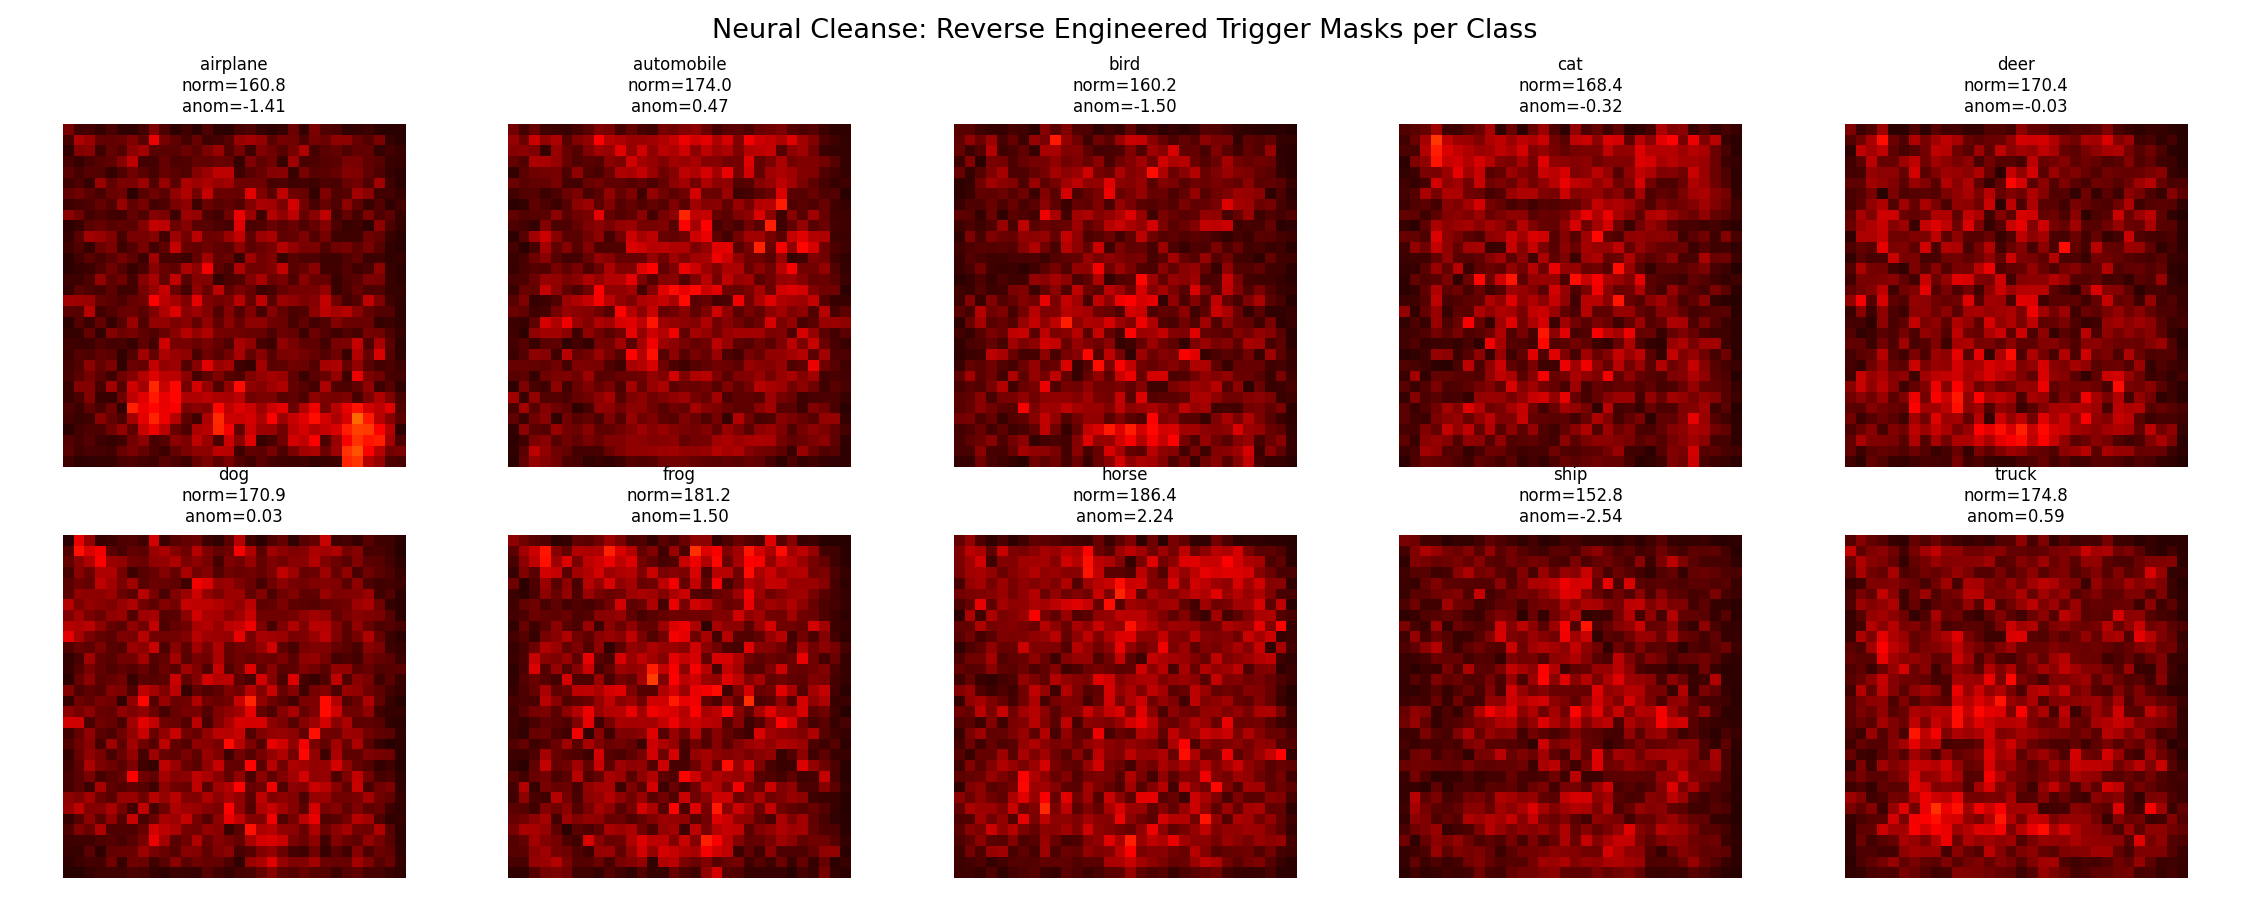

Write the Python code that produced this figure.
import torch
import torch.nn as nn
import numpy as np
import matplotlib.pyplot as plt
from torchvision.datasets import CIFAR10
from torchvision.models import resnet18
import torchvision.transforms as transforms

# reproducibility
torch.manual_seed(42)

CIFAR10_CLASSES = ['airplane', 'automobile', 'bird', 'cat', 'deer',
                   'dog', 'frog', 'horse', 'ship', 'truck']

TARGET_CLASS  = 0
N_CLASSES     = 10

# Neural Cleanse hyperparams
LR            = 0.01
ITERATIONS    = 500
LAMBDA_NC     = 0.01   # regularization weight for trigger size

device = torch.device("cuda" if torch.cuda.is_available() else "cpu")
print(f"Using device: {device}")

# model
model = resnet18(weights=None)
model.conv1   = nn.Conv2d(3, 64, kernel_size=3, stride=1, padding=1, bias=False)
model.maxpool = nn.Identity()
model.fc      = nn.Linear(model.fc.in_features, 10)
model.load_state_dict(torch.load("backdoored_model.pth", map_location=device))
model         = model.to(device)
model.eval()
print("Backdoored model loaded.")

# data
transform = transforms.Compose([
    transforms.ToTensor(),
    transforms.Normalize((0.5, 0.5, 0.5), (0.5, 0.5, 0.5))
])
test_dataset = CIFAR10(root='./data', train=False, download=False, transform=transform)

# Small subset for speed
subset_size = 200
indices     = torch.randperm(len(test_dataset))[:subset_size]
subset      = [test_dataset[i] for i in indices]

imgs_tensor = torch.stack([img for img, _ in subset]).to(device)  # (N, 3, 32, 32)

# Neural Cleanse: Reverse Engineer Trigger per Class
def reverse_engineer_trigger(target_class, imgs_tensor):
    """
    For a given target class, find the smallest trigger (mask + pattern)
    that causes all images to be classified as target_class.
    Returns the L1 norm of the optimized mask (proxy for trigger size).
    """
    # Initialize mask and pattern
    mask    = torch.zeros(1, 1, 32, 32, device=device, requires_grad=True)
    pattern = torch.zeros(1, 3, 32, 32, device=device, requires_grad=True)

    optimizer = torch.optim.Adam([mask, pattern], lr=LR)
    target    = torch.full((imgs_tensor.size(0),), target_class,
                           dtype=torch.long, device=device)

    for i in range(ITERATIONS):
        optimizer.zero_grad()

        # apply trigger: x' = (1 - mask) * x + mask * pattern
        mask_sigmoid = torch.sigmoid(mask)
        triggered    = (1 - mask_sigmoid) * imgs_tensor + mask_sigmoid * pattern

        logits = model(triggered)
        loss_ce  = nn.CrossEntropyLoss()(logits, target)
        loss_reg = LAMBDA_NC * torch.norm(mask_sigmoid, p=1)
        loss     = loss_ce + loss_reg

        loss.backward()
        optimizer.step()

    mask_final = torch.sigmoid(mask).detach().squeeze()
    return mask_final.sum().item(), mask_final


trigger_norms = {}
trigger_masks = {}

for c in range(N_CLASSES):
    norm, mask = reverse_engineer_trigger(c, imgs_tensor)
    trigger_norms[c] = norm
    trigger_masks[c] = mask.cpu().numpy()
    print(f"  Class {c:2d} ({CIFAR10_CLASSES[c]:12s}): trigger L1 norm = {norm:.2f}")

# anomaly detection with MAD (median abs dev)
norms  = np.array([trigger_norms[c] for c in range(N_CLASSES)])
median = np.median(norms)
mad    = np.median(np.abs(norms - median))
anomaly_indices = (norms - median) / (mad + 1e-8)

print(f"\nMedian trigger norm : {median:.2f}")
print(f"MAD                 : {mad:.2f}")
print(f"\nAnomaly index per class (>2.0 flagged as backdoored):")
for c in range(N_CLASSES):
    flagged = "*** BACKDOORED ***" if anomaly_indices[c] > 2.0 else ""
    print(f"  Class {c:2d} ({CIFAR10_CLASSES[c]:12s}): "
          f"anomaly index = {anomaly_indices[c]:6.2f}  {flagged}")

# test on manipulated img
print("\n--- Testing Neural Cleanse on manipulated image ---")
manipulated_img = torch.load("manipulated_image.pt").unsqueeze(0).to(device)

with torch.no_grad():
    pred_manip = model(manipulated_img).argmax(dim=1).item()
print(f"Manipulated image predicted as: {CIFAR10_CLASSES[pred_manip]}")

# re-run reverse engineering targeting TARGET_CLASS; starting from manipulated img, not a random subset
manip_repeated = manipulated_img.repeat(subset_size, 1, 1, 1)
norm_manip, _  = reverse_engineer_trigger(TARGET_CLASS, manip_repeated)
print(f"Trigger norm (manipulated, target={CIFAR10_CLASSES[TARGET_CLASS]}): "
      f"{norm_manip:.2f}  vs baseline: {trigger_norms[TARGET_CLASS]:.2f}")

# plots
fig, axes = plt.subplots(2, 5, figsize=(15, 6))
fig.suptitle("Neural Cleanse: Reverse Engineered Trigger Masks per Class",
             fontsize=13)

for c in range(N_CLASSES):
    ax = axes[c // 5][c % 5]
    ax.imshow(trigger_masks[c], cmap='hot', vmin=0, vmax=1)
    label = (f"{CIFAR10_CLASSES[c]}\n"
             f"norm={trigger_norms[c]:.1f}\n"
             f"anom={anomaly_indices[c]:.2f}")
    ax.set_title(label, fontsize=8)
    ax.axis('off')

plt.tight_layout()
plt.savefig("neural_cleanse.png", dpi=150)
plt.show()
print("\nSaved as neural_cleanse.png")
